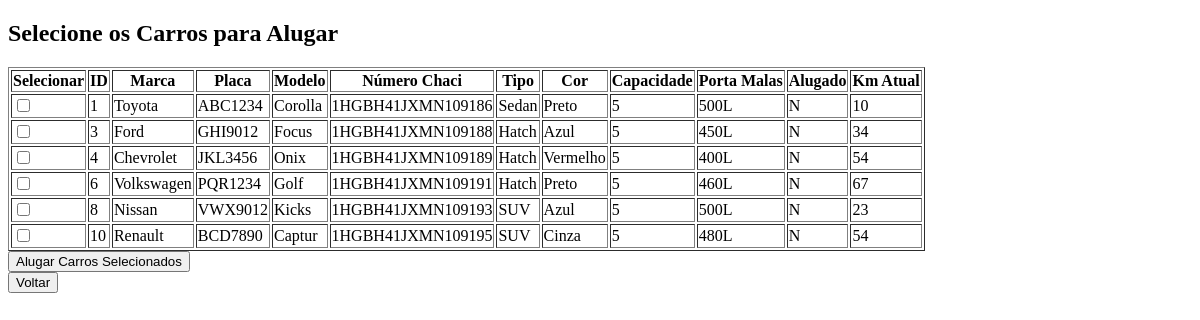
The app's page /codigo/form_aluguel3.php, older data.
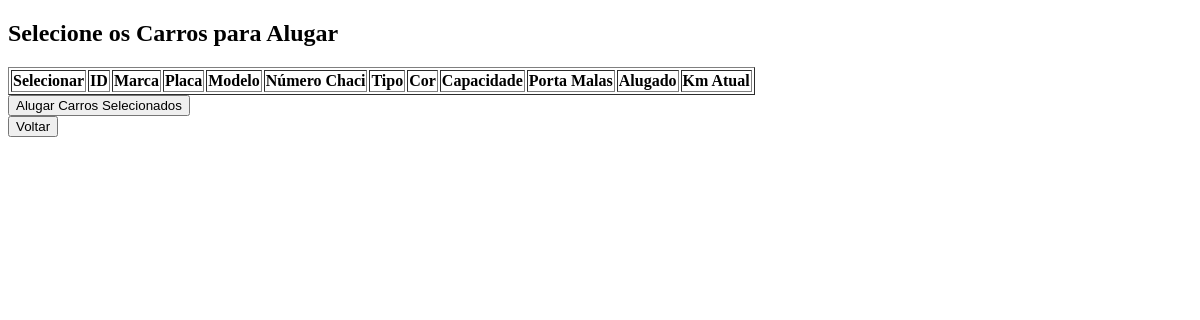
The same page, newer data.
### tables this page shows
CREATE TABLE IF NOT EXISTS `tb_veiculo` (
  `idtb_veiculo` INT NOT NULL AUTO_INCREMENT,
  `marca_veiculo` VARCHAR(45) NOT NULL,
  `placa_veiculo` VARCHAR(45) NOT NULL,
  `modelo_veiculo` VARCHAR(45) NOT NULL,
  `numero_chaci_veiculo` VARCHAR(45) NOT NULL,
  `tipo_veiculo` VARCHAR(45) NOT NULL,
  `cor_veiculo` VARCHAR(45) NOT NULL,
  `capacidade_veiculo` VARCHAR(45) NOT NULL,
  `porta_mala_veiculo` VARCHAR(45) NOT NULL,
  `alugado_veiculo` CHAR(1) NOT NULL,
  `km_atual` VARCHAR(45) NOT NULL,
  PRIMARY KEY (`idtb_veiculo`));

### codigo/operacoes.php (called while the page is built, shortened)
<?php
function listarCarrosN($conexao) {
    $sql = "SELECT * FROM tb_veiculo WHERE alugado_veiculo = 'N'";
    $resultado = mysqli_query($conexao, $sql);
    $carros = [];
    while ($carro = mysqli_fetch_assoc($resultado)) {
        if (isset($carro['idtb_veiculo'])) {
            $carros[] = $carro;
        }
    }
    return $carros;
}
?>

### codigo/form_aluguel3.php (the view, shortened to what this page needs)
<?php
require_once "conexao.php";
require_once "operacoes.php";
?>
<!DOCTYPE html>
<html lang="pt-BR">
<head>
</head>
<body>
    <h2>Selecione os Carros para Alugar</h2>
    <form action="session3.php" method="post">
        <table border="1">
            <thead>
                <tr>
                    <th>Selecionar</th>
                    <th>ID</th>
                    <th>Marca</th>
                    <th>Placa</th>
                    <th>Modelo</th>
                    <th>Número Chaci</th>
                    <th>Tipo</th>
                    <th>Cor</th>
                    <th>Capacidade</th>
                    <th>Porta Malas</th>
                    <th>Alugado</th>
                    <th>Km Atual</th>
                </tr>
            </thead>
            <tbody>
                <?php
                $carrosDisponiveis = listarCarrosN($conexao);
                foreach ($carrosDisponiveis as $carro): ?>
                <tr>
                    <td><input type="checkbox" name="carros" value="<?php echo $carro['idtb_veiculo']; ?>"></td>
                    <td><?php echo $carro['idtb_veiculo']; ?></td>
                    <td><?php echo $carro['marca_veiculo']; ?></td>
                    <td><?php echo $carro['placa_veiculo']; ?></td>
                    <td><?php echo $carro['modelo_veiculo']; ?></td>
                    <td><?php echo $carro['numero_chaci_veiculo']; ?></td>
                    <td><?php echo $carro['tipo_veiculo']; ?></td>
                    <td><?php echo $carro['cor_veiculo']; ?></td>
                    <td><?php echo $carro['capacidade_veiculo']; ?></td>
                    <td><?php echo $carro['porta_mala_veiculo']; ?></td>
                    <td><?php echo $carro['alugado_veiculo']; ?></td>
                    <td><?php echo $carro['km_atual']; ?></td>
                </tr>
                <?php endforeach; ?>
            </tbody>
        </table>
        <button type="submit">Alugar Carros Selecionados</button>
    </form>
    <a href="form_aluguel2.php">
        <button>Voltar</button>
    </a>
</body>
</html>

Row changes from the older to the newer data that the page shows:
removed tb_veiculo: idtb_veiculo "1", marca_veiculo "Toyota", placa_veiculo "ABC1234", modelo_veiculo "Corolla", numero_chaci_veiculo "1HGBH41JXMN109186", tipo_veiculo "Sedan", cor_veiculo "Preto", capacidade_veiculo "5", porta_mala_veiculo "500L", alugado_veiculo "N", km_atual "10"
removed tb_veiculo: idtb_veiculo "3", marca_veiculo "Ford", placa_veiculo "GHI9012", modelo_veiculo "Focus", numero_chaci_veiculo "1HGBH41JXMN109188", tipo_veiculo "Hatch", cor_veiculo "Azul", capacidade_veiculo "5", porta_mala_veiculo "450L", alugado_veiculo "N", km_atual "34"
removed tb_veiculo: idtb_veiculo "4", marca_veiculo "Chevrolet", placa_veiculo "JKL3456", modelo_veiculo "Onix", numero_chaci_veiculo "1HGBH41JXMN109189", tipo_veiculo "Hatch", cor_veiculo "Vermelho", capacidade_veiculo "5", porta_mala_veiculo "400L", alugado_veiculo "N", km_atual "54"
removed tb_veiculo: idtb_veiculo "6", marca_veiculo "Volkswagen", placa_veiculo "PQR1234", modelo_veiculo "Golf", numero_chaci_veiculo "1HGBH41JXMN109191", tipo_veiculo "Hatch", cor_veiculo "Preto", capacidade_veiculo "5", porta_mala_veiculo "460L", alugado_veiculo "N", km_atual "67"
removed tb_veiculo: idtb_veiculo "8", marca_veiculo "Nissan", placa_veiculo "VWX9012", modelo_veiculo "Kicks", numero_chaci_veiculo "1HGBH41JXMN109193", tipo_veiculo "SUV", cor_veiculo "Azul", capacidade_veiculo "5", porta_mala_veiculo "500L", alugado_veiculo "N", km_atual "23"
removed tb_veiculo: idtb_veiculo "10", marca_veiculo "Renault", placa_veiculo "BCD7890", modelo_veiculo "Captur", numero_chaci_veiculo "1HGBH41JXMN109195", tipo_veiculo "SUV", cor_veiculo "Cinza", capacidade_veiculo "5", porta_mala_veiculo "480L", alugado_veiculo "N", km_atual "54"
